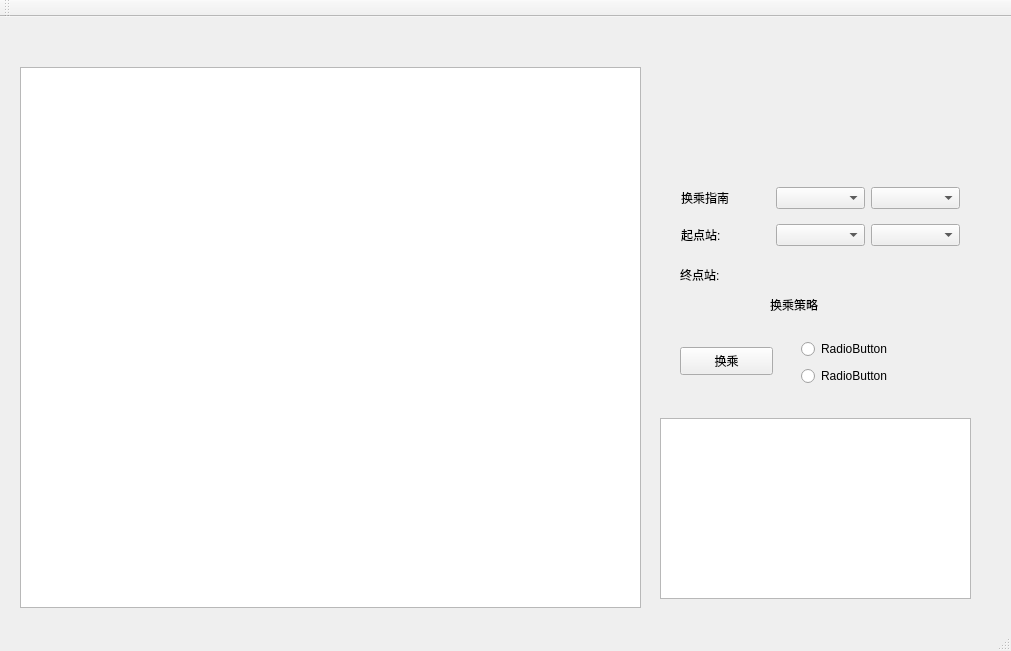
<?xml version="1.0" encoding="UTF-8"?>
<ui version="4.0">
 <class>MainWindow</class>
 <widget class="QMainWindow" name="MainWindow">
  <property name="geometry">
   <rect>
    <x>0</x>
    <y>0</y>
    <width>1011</width>
    <height>651</height>
   </rect>
  </property>
  <property name="windowTitle">
   <string>MainWindow</string>
  </property>
  <widget class="QWidget" name="centralWidget">
   <widget class="QTextBrowser" name="textBrowser">
    <property name="geometry">
     <rect>
      <x>660</x>
      <y>401</y>
      <width>311</width>
      <height>181</height>
     </rect>
    </property>
   </widget>
   <widget class="QGraphicsView" name="graphicsView">
    <property name="geometry">
     <rect>
      <x>20</x>
      <y>50</y>
      <width>621</width>
      <height>541</height>
     </rect>
    </property>
   </widget>
   <widget class="QPushButton" name="pushButton">
    <property name="geometry">
     <rect>
      <x>680</x>
      <y>330</y>
      <width>93</width>
      <height>28</height>
     </rect>
    </property>
    <property name="text">
     <string>换乘</string>
    </property>
   </widget>
   <widget class="QLabel" name="label_2">
    <property name="geometry">
     <rect>
      <x>680</x>
      <y>250</y>
      <width>72</width>
      <height>15</height>
     </rect>
    </property>
    <property name="text">
     <string>终点站:</string>
    </property>
   </widget>
   <widget class="QLabel" name="label_4">
    <property name="geometry">
     <rect>
      <x>770</x>
      <y>280</y>
      <width>72</width>
      <height>15</height>
     </rect>
    </property>
    <property name="frameShape">
     <enum>QFrame::NoFrame</enum>
    </property>
    <property name="text">
     <string>换乘策略</string>
    </property>
   </widget>
   <widget class="QWidget" name="">
    <property name="geometry">
     <rect>
      <x>670</x>
      <y>150</y>
      <width>301</width>
      <height>101</height>
     </rect>
    </property>
    <layout class="QGridLayout" name="gridLayout">
     <item row="0" column="0">
      <widget class="QLabel" name="label_3">
       <property name="frameShape">
        <enum>QFrame::NoFrame</enum>
       </property>
       <property name="frameShadow">
        <enum>QFrame::Plain</enum>
       </property>
       <property name="text">
        <string>换乘指南</string>
       </property>
       <property name="wordWrap">
        <bool>false</bool>
       </property>
      </widget>
     </item>
     <item row="0" column="1">
      <widget class="QComboBox" name="comboBox"/>
     </item>
     <item row="0" column="2">
      <widget class="QComboBox" name="comboBox_3"/>
     </item>
     <item row="1" column="0">
      <widget class="QLabel" name="label">
       <property name="text">
        <string>起点站:</string>
       </property>
      </widget>
     </item>
     <item row="1" column="1">
      <widget class="QComboBox" name="comboBox_2"/>
     </item>
     <item row="1" column="2">
      <widget class="QComboBox" name="comboBox_4"/>
     </item>
    </layout>
   </widget>
   <widget class="QWidget" name="">
    <property name="geometry">
     <rect>
      <x>790</x>
      <y>310</y>
      <width>131</width>
      <height>71</height>
     </rect>
    </property>
    <layout class="QVBoxLayout" name="verticalLayout">
     <item>
      <widget class="QRadioButton" name="radioButton_2">
       <property name="text">
        <string>RadioButton</string>
       </property>
      </widget>
     </item>
     <item>
      <widget class="QRadioButton" name="radioButton">
       <property name="text">
        <string>RadioButton</string>
       </property>
      </widget>
     </item>
    </layout>
   </widget>
  </widget>
  <widget class="QMenuBar" name="menuBar">
   <property name="geometry">
    <rect>
     <x>0</x>
     <y>0</y>
     <width>1011</width>
     <height>26</height>
    </rect>
   </property>
  </widget>
  <widget class="QToolBar" name="mainToolBar">
   <attribute name="toolBarArea">
    <enum>TopToolBarArea</enum>
   </attribute>
   <attribute name="toolBarBreak">
    <bool>false</bool>
   </attribute>
  </widget>
  <widget class="QStatusBar" name="statusBar"/>
 </widget>
 <layoutdefault spacing="6" margin="11"/>
 <resources/>
 <connections/>
</ui>
